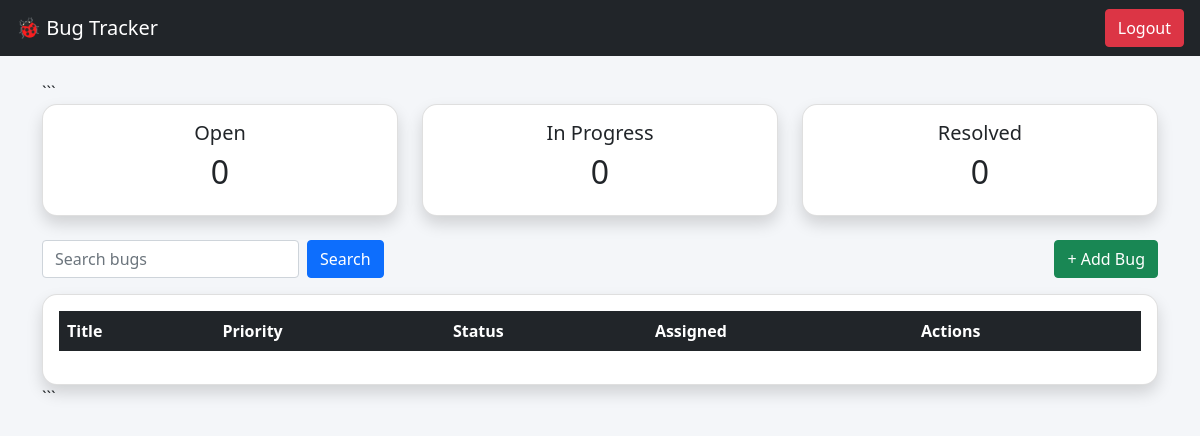
The page /dashboard (signed in) on the database as committed earlier.
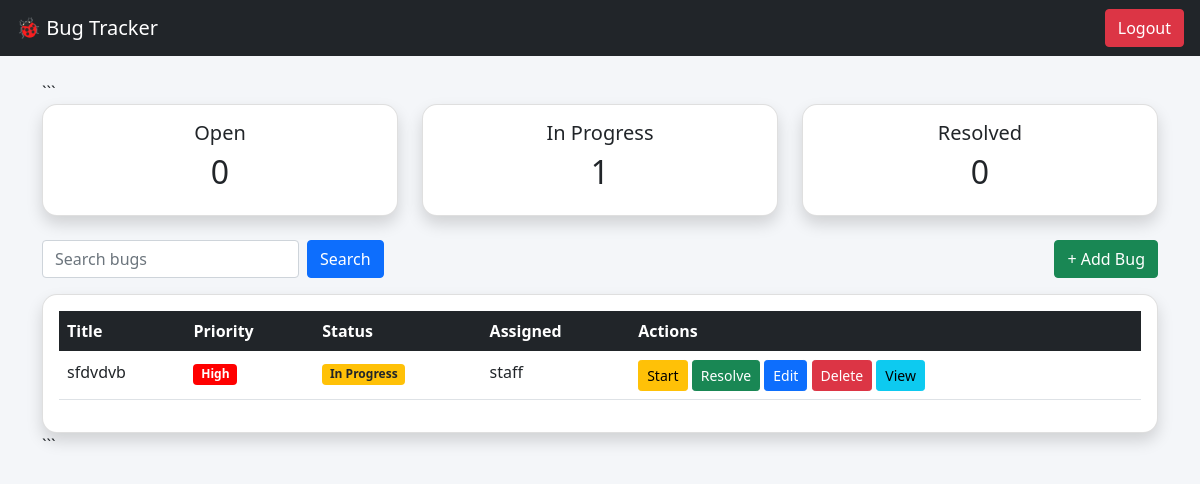
The same page on the database as committed later.
### tables this page shows
CREATE TABLE bugs(
        id INTEGER PRIMARY KEY AUTOINCREMENT,
        title TEXT NOT NULL,
        description TEXT,
        priority TEXT CHECK(priority IN ('Low','Medium','High')) DEFAULT 'Low',
        status TEXT CHECK(status IN ('Open','In Progress','Resolved')) DEFAULT 'Open',
        assigned_to TEXT,
        created_at TEXT NOT NULL,
        updated_at TEXT NOT NULL
    );

### app.py (the view)
@app.route("/dashboard")
def dashboard():
    if "user" not in session:
        return redirect("/")
    con = db()
    cur = con.cursor()
    search = request.args.get("search")
    if search:
        cur.execute("SELECT * FROM bugs WHERE title LIKE ?",('%'+search+'%',))
    else:
        cur.execute("SELECT * FROM bugs")
    bugs = cur.fetchall()
    cur.execute("SELECT COUNT(*) FROM bugs WHERE status='Open'")
    open_c = cur.fetchone()[0]
    cur.execute("SELECT COUNT(*) FROM bugs WHERE status='In Progress'")
    prog_c = cur.fetchone()[0]
    cur.execute("SELECT COUNT(*) FROM bugs WHERE status='Resolved'")
    res_c = cur.fetchone()[0]
    return render_template("dashboard.html",
                           bugs=bugs,
                           open=open_c,
                           progress=prog_c,
                           resolved=res_c)

### app.py (called while the page is built)
def db():
    return sqlite3.connect("database.db")

### templates/dashboard.html (shortened to what this page needs)
<!DOCTYPE html>
<html lang="en">
<head>
<link href="https://cdn.jsdelivr.net/npm/bootstrap@5.0.2/dist/css/bootstrap.min.css" rel="stylesheet">
</head>
<body>
<nav class="navbar navbar-dark bg-dark px-3">
    <span class="navbar-brand">🐞 Bug Tracker</span>
    <a href="/logout" class="btn btn-danger">Logout</a>
</nav>
<div class="container mt-4">
```
<div class="row text-center mb-4">
    <div class="col-md-4">
        <div class="card p-3 shadow">
            <h5>Open</h5>
            <h2>{{open}}</h2>
        </div>
    </div>
    <div class="col-md-4">
        <div class="card p-3 shadow">
            <h5>In Progress</h5>
            <h2>{{progress}}</h2>
        </div>
    </div>
    <div class="col-md-4">
        <div class="card p-3 shadow">
            <h5>Resolved</h5>
            <h2>{{resolved}}</h2>
        </div>
    </div>
</div>
<div class="d-flex justify-content-between mb-3">
    <form method="GET" class="d-flex">
        <input name="search" class="form-control me-2" placeholder="Search bugs">
        <button class="btn btn-primary">Search</button>
    </form>
    <a href="/add" class="btn btn-success">+ Add Bug</a>
</div>
<div class="card shadow">
    <div class="card-body">
        <table class="table table-hover">
            <thead class="table-dark">
                <tr>
                    <th>Title</th>
                    <th>Priority</th>
                    <th>Status</th>
                    <th>Assigned</th>
                    <th>Actions</th>
                </tr>
            </thead>
            <tbody>
            {% for b in bugs %}
                <tr>
                    <td>{{b[1]}}</td>
                    <td>
                        {% if b[3] == 'Low' %}
                            <span class="badge badge-low">Low</span>
                        {% elif b[3] == 'Medium' %}
                            <span class="badge badge-medium">Medium</span>
                        {% else %}
                            <span class="badge badge-high">High</span>
                        {% endif %}
                    </td>
                    <td>
                        {% if b[4] == 'Open' %}
                            <span class="badge bg-secondary">Open</span>
                        {% elif b[4] == 'In Progress' %}
                            <span class="badge bg-warning text-dark">In Progress</span>
                        {% else %}
                            <span class="badge bg-success">Resolved</span>
                        {% endif %}
                    </td>
                    <td>{{b[5]}}</td>
                    <td>
                        <a href="/update/{{b[0]}}/In Progress" class="btn btn-sm btn-warning">Start</a>
                        <a href="/update/{{b[0]}}/Resolved" class="btn btn-sm btn-success">Resolve</a>
                        <a href="/edit/{{b[0]}}" class="btn btn-sm btn-primary">Edit</a>
                        <a href="/delete/{{b[0]}}" onclick="return confirmDelete()" class="btn btn-sm btn-danger">Delete</a>
                        <a href="/bug/{{b[0]}}" class="btn btn-sm btn-info">View</a>
                    </td>
                </tr>
            {% endfor %}
            </tbody>
        </table>
    </div>
</div>
```
</div>
</body>
</html>

Rows that differ between the two databases and show on the page:
added bugs: title "sfdvdvb", priority "High", status "In Progress", assigned_to "staff"
Other text that changed with them:
{{ progress }}: "0" → "1"
